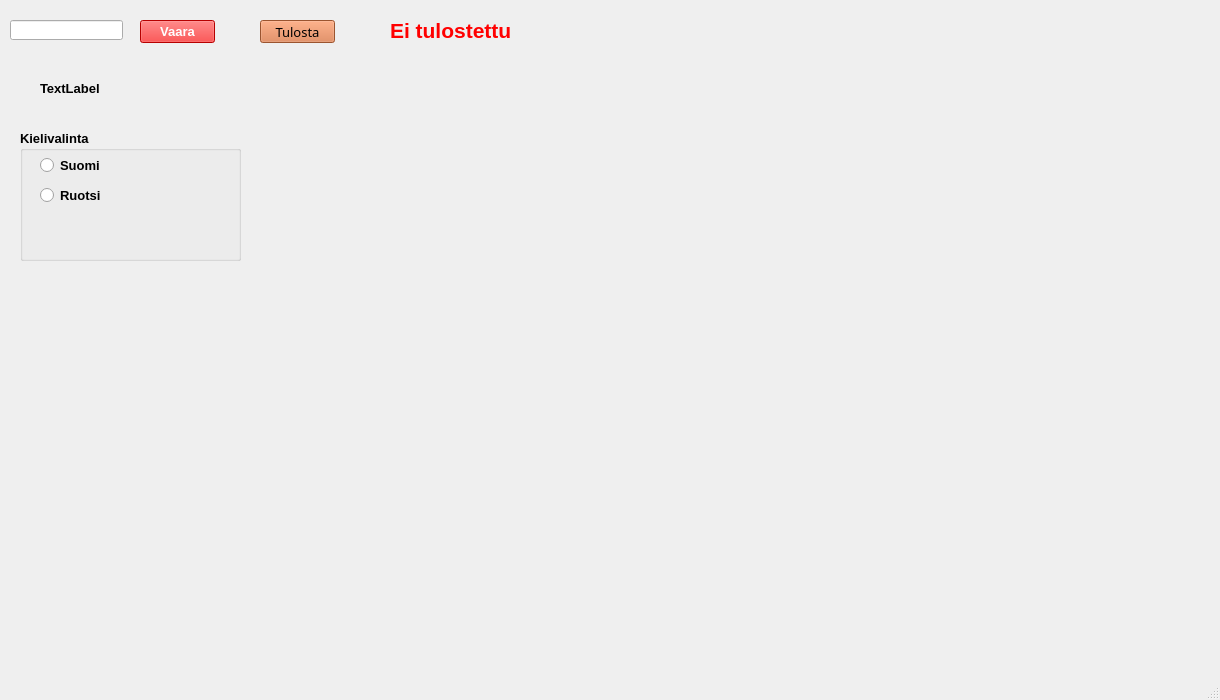
<?xml version="1.0" encoding="UTF-8"?>
<ui version="4.0">
 <class>MainWindow</class>
 <widget class="QMainWindow" name="MainWindow">
  <property name="geometry">
   <rect>
    <x>0</x>
    <y>0</y>
    <width>1220</width>
    <height>700</height>
   </rect>
  </property>
  <property name="font">
   <font>
    <pointsize>10</pointsize>
    <weight>75</weight>
    <bold>true</bold>
   </font>
  </property>
  <property name="windowTitle">
   <string>MainWindow</string>
  </property>
  <widget class="QWidget" name="centralwidget">
   <widget class="QLineEdit" name="lineEdit">
    <property name="geometry">
     <rect>
      <x>10</x>
      <y>20</y>
      <width>113</width>
      <height>20</height>
     </rect>
    </property>
   </widget>
   <widget class="QLabel" name="label">
    <property name="geometry">
     <rect>
      <x>40</x>
      <y>80</y>
      <width>101</width>
      <height>16</height>
     </rect>
    </property>
    <property name="text">
     <string>TextLabel</string>
    </property>
   </widget>
   <widget class="QPushButton" name="varoitaPushButton">
    <property name="geometry">
     <rect>
      <x>140</x>
      <y>20</y>
      <width>75</width>
      <height>23</height>
     </rect>
    </property>
    <property name="font">
     <font>
      <pointsize>10</pointsize>
      <weight>75</weight>
      <bold>true</bold>
     </font>
    </property>
    <property name="styleSheet">
     <string notr="true">background-color: rgb(255, 0, 0);
color: rgb(255, 255, 255);</string>
    </property>
    <property name="text">
     <string>Vaara</string>
    </property>
   </widget>
   <widget class="QPushButton" name="tulostaPushButton">
    <property name="geometry">
     <rect>
      <x>260</x>
      <y>20</y>
      <width>75</width>
      <height>23</height>
     </rect>
    </property>
    <property name="font">
     <font>
      <family>MV Boli</family>
      <pointsize>10</pointsize>
      <weight>50</weight>
      <bold>false</bold>
     </font>
    </property>
    <property name="styleSheet">
     <string notr="true">background-color: rgb(217, 117, 66);</string>
    </property>
    <property name="text">
     <string>Tulosta</string>
    </property>
   </widget>
   <widget class="QGroupBox" name="languageGroupBox">
    <property name="geometry">
     <rect>
      <x>20</x>
      <y>130</y>
      <width>221</width>
      <height>131</height>
     </rect>
    </property>
    <property name="title">
     <string>Kielivalinta</string>
    </property>
    <widget class="QRadioButton" name="FinnishRadioButton">
     <property name="geometry">
      <rect>
       <x>20</x>
       <y>20</y>
       <width>91</width>
       <height>31</height>
      </rect>
     </property>
     <property name="text">
      <string>Suomi</string>
     </property>
    </widget>
    <widget class="QRadioButton" name="SwedishRadioButton">
     <property name="geometry">
      <rect>
       <x>20</x>
       <y>50</y>
       <width>81</width>
       <height>31</height>
      </rect>
     </property>
     <property name="text">
      <string>Ruotsi</string>
     </property>
    </widget>
   </widget>
   <widget class="QLabel" name="tulostettuLabel">
    <property name="geometry">
     <rect>
      <x>390</x>
      <y>20</y>
      <width>121</width>
      <height>21</height>
     </rect>
    </property>
    <property name="font">
     <font>
      <pointsize>16</pointsize>
     </font>
    </property>
    <property name="styleSheet">
     <string notr="true">color: rgb(255, 0, 0);</string>
    </property>
    <property name="text">
     <string>Ei tulostettu</string>
    </property>
   </widget>
  </widget>
  <widget class="QMenuBar" name="menubar">
   <property name="geometry">
    <rect>
     <x>0</x>
     <y>0</y>
     <width>1220</width>
     <height>23</height>
    </rect>
   </property>
  </widget>
  <widget class="QStatusBar" name="statusbar"/>
 </widget>
 <resources/>
 <connections>
  <connection>
   <sender>lineEdit</sender>
   <signal>textChanged(QString)</signal>
   <receiver>label</receiver>
   <slot>setText(QString)</slot>
   <hints>
    <hint type="sourcelabel">
     <x>74</x>
     <y>52</y>
    </hint>
    <hint type="destinationlabel">
     <x>74</x>
     <y>115</y>
    </hint>
   </hints>
  </connection>
 </connections>
</ui>
